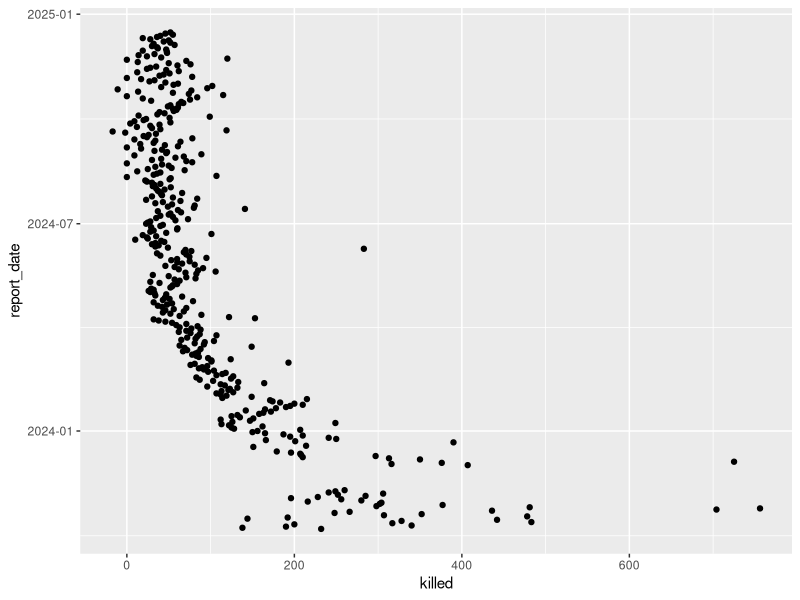
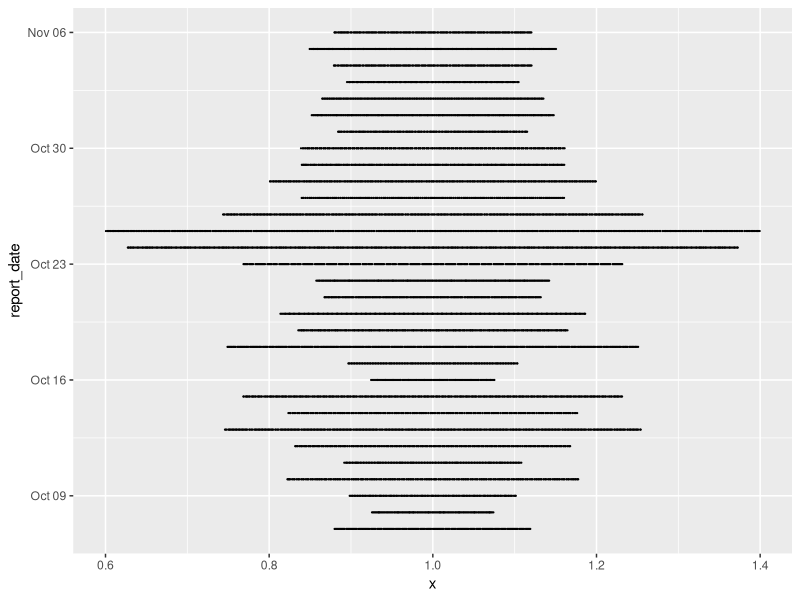
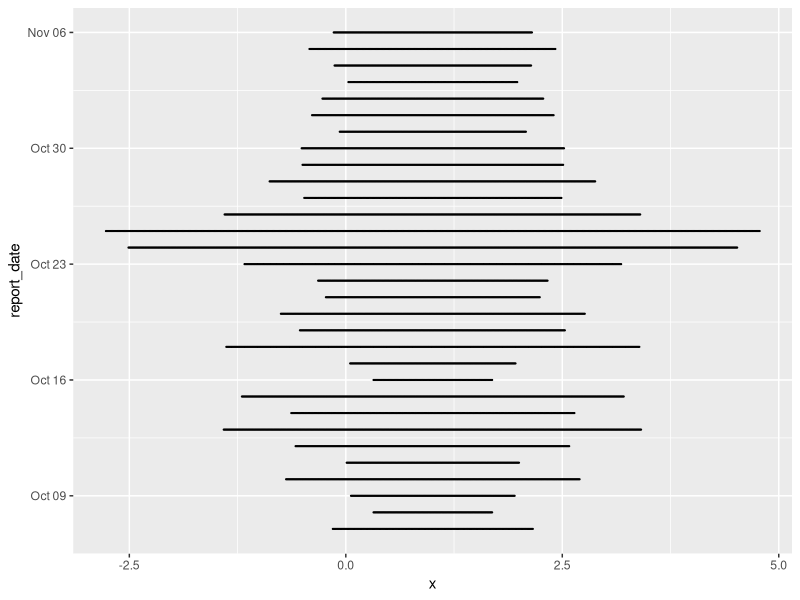
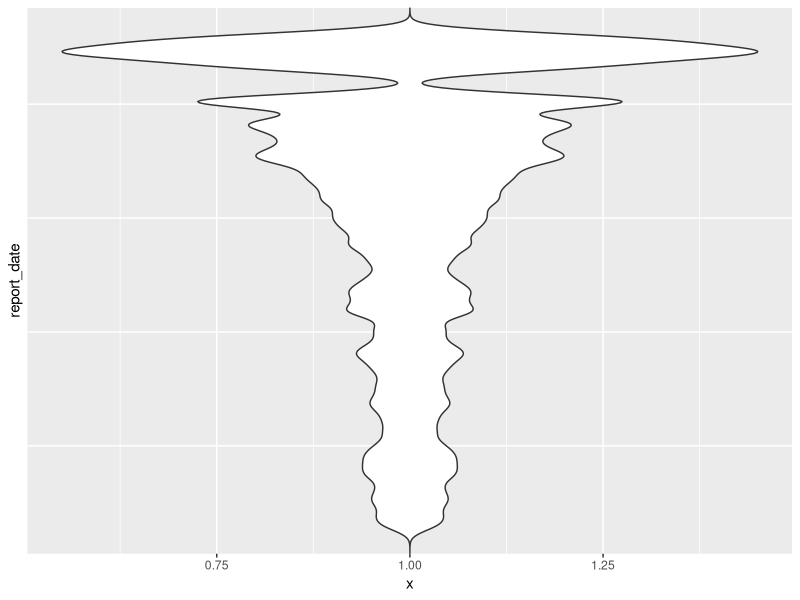

The R source for these figures, in order:
library(readr)
library(dplyr)

gaza <- read_csv("killed-in-gaza.csv")

gaza


gaza <- read_csv("casualties_daily.csv") |> 
  select(-ends_with("cum"))

gaza |> glimpse()

library(ggplot2)



install.packages("ggbeeswarm")
library(ggbeeswarm)


gaza |> 
  ggplot() +
  aes(killed, report_date) +
  geom_beeswarm(cex = 2)


library(tidyr)
gaza_unc <- gaza |> 
  filter(!is.na(killed)) |> 
  uncount(weights = killed)
  

gaza_unc |> 
  slice(1:10000) |> 
  ggplot() +
  aes(1, report_date) +
  geom_quasirandom(size = 0.1, bandwidth = 0.3)

gaza_unc |> 
  slice(1:10000) |> 
  ggplot() +
  aes(1, report_date) +
  geom_beeswarm(size = 0.1)


gaza_unc |> 
  # slice(1:20000) |> 
  ggplot() +
  aes(1, report_date) +
  geom_violin(trim = F, adjust = .4) +
  # scale_y_date(date_breaks = "months", date_labels = "%m/%Y",
               # )
  # scale_y_date(date_breaks = "months") +
  scale_y_continuous(n.breaks = 5) +
  coord_cartesian(ylim = c(max(gaza_unc$report_date), min(gaza_unc$report_date)),
                  expand = TRUE)
